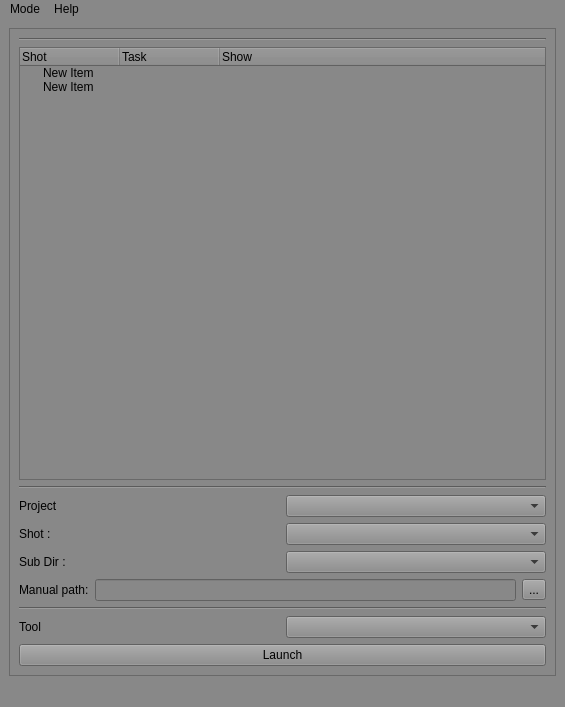
<?xml version="1.0" encoding="UTF-8"?>
<ui version="4.0">
 <class>MainWindow</class>
 <widget class="QMainWindow" name="MainWindow">
  <property name="geometry">
   <rect>
    <x>0</x>
    <y>0</y>
    <width>565</width>
    <height>707</height>
   </rect>
  </property>
  <property name="windowTitle">
   <string>MainWindow</string>
  </property>
  <property name="styleSheet">
   <string notr="true">background-color: rgb(136, 136, 136);</string>
  </property>
  <widget class="QWidget" name="centralwidget">
   <layout class="QGridLayout" name="gridLayout">
    <item row="0" column="0">
     <widget class="QFrame" name="frame">
      <property name="frameShape">
       <enum>QFrame::StyledPanel</enum>
      </property>
      <property name="frameShadow">
       <enum>QFrame::Raised</enum>
      </property>
      <layout class="QGridLayout" name="gridLayout_3">
       <item row="6" column="0">
        <layout class="QHBoxLayout" name="horizontalLayout_2">
         <item>
          <widget class="QLabel" name="User_lB">
           <property name="text">
            <string>Manual path:</string>
           </property>
          </widget>
         </item>
         <item>
          <widget class="QLineEdit" name="manual_path_Ldit"/>
         </item>
         <item>
          <widget class="QToolButton" name="manual_toolButton">
           <property name="text">
            <string>...</string>
           </property>
          </widget>
         </item>
        </layout>
       </item>
       <item row="8" column="0">
        <widget class="Line" name="line">
         <property name="orientation">
          <enum>Qt::Horizontal</enum>
         </property>
        </widget>
       </item>
       <item row="3" column="0">
        <layout class="QGridLayout" name="gridLayout_2">
         <item row="0" column="0">
          <widget class="QLabel" name="project_lB">
           <property name="text">
            <string>Project</string>
           </property>
          </widget>
         </item>
         <item row="0" column="1">
          <widget class="QComboBox" name="project_cB"/>
         </item>
        </layout>
       </item>
       <item row="4" column="0">
        <layout class="QHBoxLayout" name="horizontalLayout">
         <item>
          <widget class="QLabel" name="shot_lB">
           <property name="text">
            <string>Shot :</string>
           </property>
          </widget>
         </item>
         <item>
          <widget class="QComboBox" name="shot_cB"/>
         </item>
        </layout>
       </item>
       <item row="1" column="0">
        <widget class="QTreeWidget" name="dir_tree_widget">
         <column>
          <property name="text">
           <string>Shot</string>
          </property>
         </column>
         <column>
          <property name="text">
           <string>Task</string>
          </property>
         </column>
         <column>
          <property name="text">
           <string>Show</string>
          </property>
         </column>
         <item>
          <property name="text">
           <string>New Item</string>
          </property>
         </item>
         <item>
          <property name="text">
           <string>New Item</string>
          </property>
         </item>
        </widget>
       </item>
       <item row="9" column="0">
        <layout class="QHBoxLayout" name="horizontalLayout_4">
         <item>
          <widget class="QLabel" name="tools_lB">
           <property name="text">
            <string>Tool</string>
           </property>
          </widget>
         </item>
         <item>
          <widget class="QComboBox" name="tools_cB"/>
         </item>
        </layout>
       </item>
       <item row="2" column="0">
        <widget class="Line" name="line_2">
         <property name="orientation">
          <enum>Qt::Horizontal</enum>
         </property>
        </widget>
       </item>
       <item row="5" column="0">
        <layout class="QHBoxLayout" name="horizontalLayout_3">
         <item>
          <widget class="QLabel" name="subir_lB">
           <property name="text">
            <string>Sub Dir : </string>
           </property>
          </widget>
         </item>
         <item>
          <widget class="QComboBox" name="subdir_cB"/>
         </item>
        </layout>
       </item>
       <item row="10" column="0">
        <widget class="QPushButton" name="launch_button">
         <property name="text">
          <string>Launch</string>
         </property>
        </widget>
       </item>
       <item row="0" column="0">
        <widget class="Line" name="line_3">
         <property name="orientation">
          <enum>Qt::Horizontal</enum>
         </property>
        </widget>
       </item>
      </layout>
     </widget>
    </item>
   </layout>
  </widget>
  <widget class="QMenuBar" name="menubar">
   <property name="geometry">
    <rect>
     <x>0</x>
     <y>0</y>
     <width>565</width>
     <height>21</height>
    </rect>
   </property>
   <widget class="QMenu" name="menuMode">
    <property name="title">
     <string>Mode</string>
    </property>
    <addaction name="action_Create_Project"/>
    <addaction name="action_Add_Apps"/>
    <addaction name="action_Exit"/>
   </widget>
   <widget class="QMenu" name="menuHelp">
    <property name="title">
     <string>Help</string>
    </property>
    <addaction name="actionDoc"/>
   </widget>
   <addaction name="menuMode"/>
   <addaction name="menuHelp"/>
  </widget>
  <widget class="QStatusBar" name="statusbar"/>
  <action name="action_Create_Project">
   <property name="text">
    <string>Create Project</string>
   </property>
  </action>
  <action name="action_Exit">
   <property name="text">
    <string>Exit</string>
   </property>
  </action>
  <action name="action_Add_Apps">
   <property name="text">
    <string>Add Apps</string>
   </property>
  </action>
  <action name="actionDoc">
   <property name="text">
    <string>Doc</string>
   </property>
  </action>
 </widget>
 <resources/>
 <connections/>
</ui>
